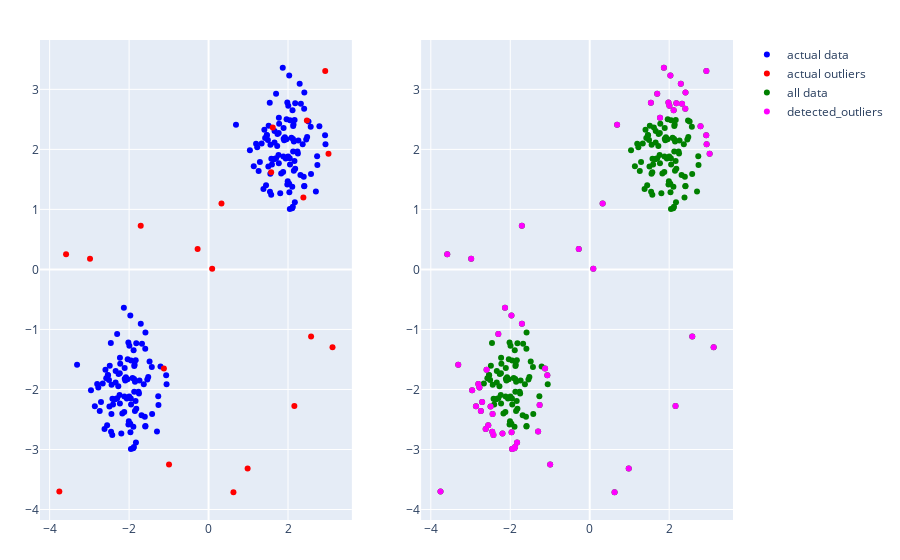

Write notebook code for a chart like this one.
### Code cell
from plotly.subplots import make_subplots

fig = make_subplots(rows=1, cols=2, row_heights=[400], column_widths=[500, 500])

subfig = px.scatter(X, x='x', y='y', color_discrete_sequence=['blue'])
subfig.data[0].name="actual data"
subfig.data[0].showlegend=True
fig.add_trace(subfig.data[0], row=1, col=1)
# subfig.data[0].showlegend=False
# fig.add_trace(subfig.data[0], row=1, col=2)

fig.add_trace(
    go.Scatter(x=X_outliers['x'], y=X_outliers['y'], mode='markers',
               marker=dict(color='red')
               , name="actual outliers"
              ),
    row=1, col=1
)

fig.add_trace(
    go.Scatter(x=X_all['x'], y=X_all['y'], mode='markers',
               marker=dict(color='green'),
               name="all data"
              ),
    row=1, col=2
)


fig.add_trace(
    go.Scatter(x=outliers_pred['x'], y=outliers_pred['y'], mode='markers',
              marker=dict(color='magenta'),
               name="detected_outliers"
              ),
    row=1, col=2
)

fig.update_layout(margin=dict(l=40, r=40, t=40, b=40))

fig.show()

### Figure 1 — Plotly figure (JSON) as saved in the notebook; plotly's stock layout.template omitted (floating-point values rounded to 4 significant figures; data arrays with more than 128 entries replaced by an {"elided": "..."} marker saying what was removed)
{"data": [{"hovertemplate": "x=%{x}<br>y=%{y}<extra></extra>", "legendgroup": "", "marker": {"color": "blue", "symbol": "circle"}, "mode": "markers", "name": "actual data", "orientation": "v", "showlegend": true, "type": "scatter", "x": {"elided": "200 float values"}, "xaxis": "x", "y": {"elided": "200 float values"}, "yaxis": "y"}, {"marker": {"color": "red"}, "mode": "markers", "name": "actual outliers", "type": "scatter", "x": [3.019, 1.576, -1.124, 2.475, 2.937, 0.09074, 2.386, 1.616, 3.12, -0.9953, 0.6262, -0.2752, -1.708, -3.756, 2.581, -2.984, 2.16, 0.9831, -3.587, 0.3251], "xaxis": "x", "y": [1.926, 1.62, -1.651, 2.481, 3.306, 0.01213, 1.2, 2.366, -1.296, -3.248, -3.712, 0.3412, 0.7267, -3.701, -1.118, 0.1779, -2.273, -3.317, 0.2508, 1.099], "yaxis": "y"}, {"marker": {"color": "green"}, "mode": "markers", "name": "all data", "type": "scatter", "x": {"elided": "220 float values"}, "xaxis": "x2", "y": {"elided": "220 float values"}, "yaxis": "y2"}, {"marker": {"color": "magenta"}, "mode": "markers", "name": "detected_outliers", "type": "scatter", "x": [-1.879, -2.862, -2.454, -1.966, -2.301, -1.896, -2.739, -1.828, -2.553, -3.31, -1.954, -1.261, -2.196, -2.708, -2.959, -1.97, -1.299, -1.707, -2.495, -2.775, -2.804, -2.618, -1.067, -2.596, -2.445, -2.132, -2.423, 2.324, 2.79, 1.699, 1.77, 2.406, 2.181, 1.982, 0.6901, 2.943, 2.03, 2.293, 1.54, 2.114, 2.933, 2.411, 2.007, 1.868, 3.019, -1.124, 2.937, 0.09074, 3.12, -0.9953, 0.6262, -0.2752, -1.708, -3.756, 2.581, -2.984, 2.16, 0.9831, -3.587, 0.3251], "xaxis": "x2", "y": [-2.957, -2.281, -2.706, -2.712, -1.074, -2.98, -2.36, -2.882, -2.598, -1.589, -2.994, -2.259, -2.732, -2.21, -2.013, -0.7684, -2.701, -0.9048, -2.283, -1.966, -1.908, -2.66, -1.763, -1.672, -2.408, -0.6399, -2.757, 2.762, 2.384, 2.926, 2.529, 2.678, 2.769, 2.782, 2.411, 2.087, 3.232, 3.095, 2.775, 2.654, 2.237, 2.948, 2.727, 3.36, 1.926, -1.651, 3.306, 0.01213, -1.296, -3.248, -3.712, 0.3412, 0.7267, -3.701, -1.118, 0.1779, -2.273, -3.317, 0.2508, 1.099], "yaxis": "y2"}], "layout": {"autosize": true, "margin": {"b": 40, "l": 40, "r": 40, "t": 40}, "xaxis": {"anchor": "y", "autorange": true, "domain": [0, 0.45], "range": [-4.209, 3.573], "type": "linear"}, "xaxis2": {"anchor": "y2", "autorange": true, "domain": [0.55, 1], "range": [-4.209, 3.573], "type": "linear"}, "yaxis": {"anchor": "x", "autorange": true, "domain": [0, 1], "range": [-4.196, 3.844], "type": "linear"}, "yaxis2": {"anchor": "x2", "autorange": true, "domain": [0, 1], "range": [-4.196, 3.844], "type": "linear"}}}
